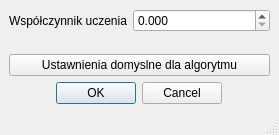
<?xml version="1.0" encoding="UTF-8"?>
<ui version="4.0">
 <class>MainWindow</class>
 <widget class="QMainWindow" name="MainWindow">
  <property name="geometry">
   <rect>
    <x>0</x>
    <y>0</y>
    <width>279</width>
    <height>135</height>
   </rect>
  </property>
  <property name="windowTitle">
   <string>SG szczegóły</string>
  </property>
  <widget class="QWidget" name="centralwidget">
   <layout class="QVBoxLayout" name="verticalLayout">
    <item>
     <layout class="QFormLayout" name="formLayout">
      <item row="0" column="0">
       <widget class="QLabel" name="label_2">
        <property name="text">
         <string>Współczynnik uczenia</string>
        </property>
       </widget>
      </item>
      <item row="0" column="1">
       <widget class="QDoubleSpinBox" name="learning_rate_spin">
        <property name="decimals">
         <number>3</number>
        </property>
        <property name="minimum">
         <double>0.000000000000000</double>
        </property>
        <property name="maximum">
         <double>1.000000000000000</double>
        </property>
       </widget>
      </item>
     </layout>
    </item>
    <item>
     <widget class="QPushButton" name="default_settings_button">
      <property name="text">
       <string>Ustawnienia domyslne dla algorytmu</string>
      </property>
     </widget>
    </item>
    <item alignment="Qt::AlignHCenter">
     <widget class="QDialogButtonBox" name="buttonBox">
      <property name="standardButtons">
       <set>QDialogButtonBox::Cancel|QDialogButtonBox::Ok</set>
      </property>
     </widget>
    </item>
   </layout>
  </widget>
  <widget class="QStatusBar" name="statusbar"/>
 </widget>
 <resources/>
 <connections/>
</ui>
